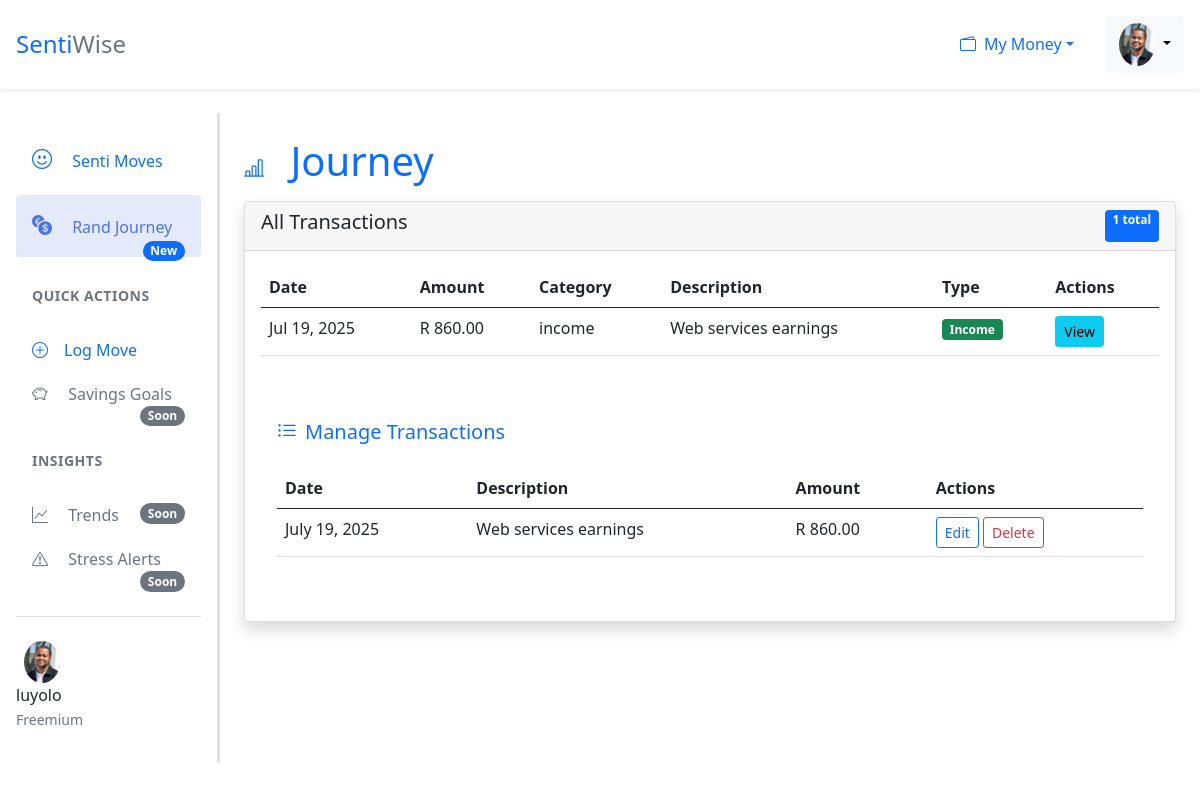
/transactions/list/ (signed in), run on an earlier commit of the app's database.
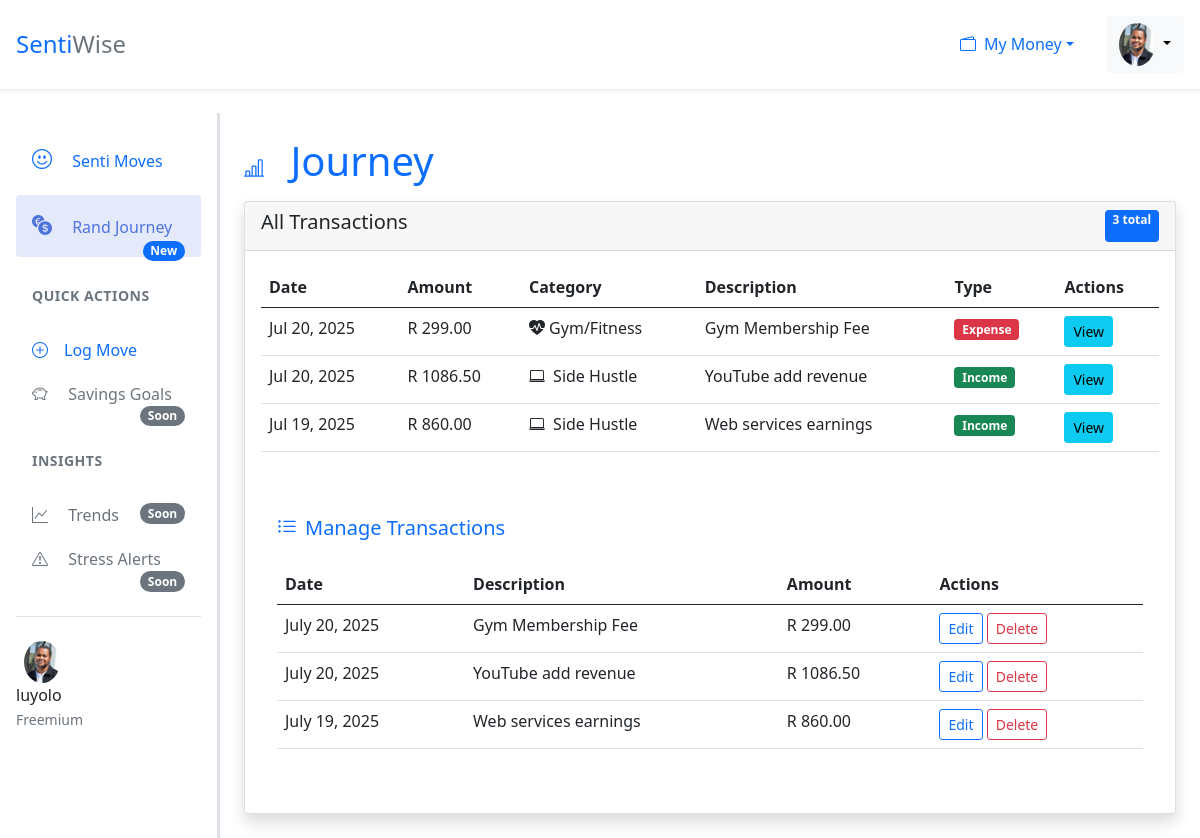
And on a later commit of the database.
### transactions/models.py (models this page shows, shortened)
class Transaction(models.Model):
    TRANSACTION_TYPES = (
        ('income', 'Income'),
        ('expense', 'Expense'),
    )
    user = models.ForeignKey(User, on_delete=models.CASCADE, related_name='transactions')
    amount = models.DecimalField(max_digits=10, decimal_places=2)
    category = models.CharField(max_length=22, choices=Category.DEFAULT_CATEGORIES) # preset categories in form
    date = models.DateField()
    type = models.CharField(max_length=7, choices=TRANSACTION_TYPES)
    description = models.CharField(max_length=255, blank=True)

### transactions/views.py (the view)
# urls.py: path('transactions/list/', transactions_list_page, name='list_transaction'), # Read: list all
@login_required(login_url='login')
def transactions_list_page(request):
    transactions = Transaction.objects.filter(user=request.user).order_by('-date')
    context = {
        'transactions': transactions,
        'total_count': transactions.count(),
        'total_income': sum(t.amount for t in transactions if t.type == 'income'),
        'total_expences': sum(t.amount for t in transactions if t.type == 'expense'),
    }
    return render(request, "transactions/list_transaction.html", context)

### transactions/templates/transactions/list_transaction.html (shortened to what this page needs)
{% extends 'transactions/index.html' %}
{% load crispy_forms_tags %}
{% load static %}
{% block content %}
<div class="d-flex">
    <nav class="tracker-sidebar bg-white p-3 border-end border-secondary-emphasis border-3" style="width: 220px;">
        <ul class="nav flex-column">
        <li class="nav-item">
            <a class="nav-link py-3 px-3 mb-1 rounded" href="{% url 'dashboard' %}" data-bs-toggle="tooltip" title="Dashboard" alt="dashboard">
            <i class="bi bi-emoji-smile me-3 fs-5"></i>
            <span class="fw-medium">Senti Moves</span>
            </a>
        </li>
        <li class="nav-item">
            <a class="nav-link active py-3 px-3 mb-1 rounded" href="{% url 'list_transaction' %}" data-bs-toggle="tooltip" title="Track your income and spending">
            <i class="bi bi-currency-exchange me-3 fs-5"></i>
            <span class="fw-medium">Rand Journey</span>
            <span class="badge bg-primary rounded-pill float-end">New</span>
            </a>
        </li>
        <li class="nav-section-header mt-4 mb-4 px-3 text-uppercase small text-muted fw-bold">Quick Actions</li>
        <li class="nav-item">
            <a class="nav-link py-2 px-3 mb-1 rounded" href="{% url 'add_transaction' %}" data-bs-toggle="tooltip" title="Add transactions" alt="add transactions">
            <i class="bi bi-plus-circle me-3"></i>Log Move
            </a>
        </li>
        <li class="nav-item">
            <a class="nav-link py-2 px-3 mb-1 rounded" href="#">
            <i class="text-muted bi bi-piggy-bank me-3"></i>
            <span class="text-muted">Savings Goals</span>
            <span class="badge bg-secondary rounded-pill float-end">Soon</span>
            </a>
        </li>
        <li class="nav-section-header mt-4 mb-4 px-3 text-uppercase small text-muted fw-bold">Insights</li>
        <li class="nav-item">
            <a class="nav-link py-2 px-3 mb-1 rounded" href="#">
            <i class="text-muted bi bi-graph-up me-3"></i>
            <span class="text-muted">Trends</span>
            <span class="badge bg-secondary rounded-pill float-end">Soon</span>
            </a>
        </li>
        <li class="nav-item">
            <a class="nav-link py-2 px-3 mb-1 rounded" href="#">
            <i class="text-muted bi bi-exclamation-triangle me-3"></i>
            <span class="text-muted">Stress Alerts</span>
            <span class="badge bg-secondary rounded-pill float-end">Soon</span>
            </a>
        </li>
        </ul>
        <br>
        <div class="sidebar-footer mt-auto pt-4 border-top">
        <div class="d-flex align-items-center px-2">
            <img src="{% static 'images/luyolo.jpg' %}" width="36" class="rounded-circle me-2">
        </div>
            <div>
            <div class="fw-medium">{{ request.user }}</div>
            <small class="text-muted">Freemium</small>
            </div>
        </div>
    </nav>
    <main class="tracker-main-content p-4 flex-grow-1">
        <div class="rounded mb-3 text-primary">
            <h1><i class="bi bi-bar-chart-line me-3 fs-5"></i>
                Journey
            </h1>
        </div>
        <div class="card shadow">
            <div class="card-header d-flex justify-content-between">
                <h5>All Transactions</h5>
                <span class="badge bg-primary">{{ total_count }} total</span>
            </div>
            <div class="card-body">
                <table class="table table-hover">
                    <thead>
                        <tr>
                            <th>Date</th>
                            <th>Amount</th>
                            <th>Category</th>
                            <th>Description</th>
                            <th>Type</th>
                            <th>Actions</th>
                        </tr>
                    </thead>
                    <tbody>
                        {% for t in transactions %}
                        <tr>
                            <td>{{ t.date|date:"M d, Y" }}</td>
                            <td>R {{ t.amount }}</td>
                            <td>
                            {% if t.category == 'SALARY' %}
                                <i class="bi bi-briefcase me-1"></i> Work/Salary
                                {% elif t.category == 'SIDE_HUSTLE' %}
                                <i class="bi bi-laptop me-1"></i> Side Hustle
                                {% elif t.category == 'GYM' %}
                                <i class="bi bi-heart-pulse-fill"></i> Gym/Fitness
                                {% else %}
                                {{ category_display|default:t.category }}
                            {% endif %}
                            </td>
                            <td>{{ t.description }}</td>
                            <td>
                                <span class="badge {% if t.type == 'income' %}bg-success{% else %}bg-danger{% endif %}">
                                    {{ t.type|title }}
                                </span>
                            </td>
                            <td>
                                <a href="{% url 'detail_transaction' t.id %}" class="btn btn-sm btn-info">View</a>
                            </td>
                        </tr>
                        {% endfor %}
                    </tbody>
                </table>
            </div>
            <div class="mb-4 p-2 m-2">
                <div class="card-body">
                    <h5  class="card-title text-primary mb-4">
                        <i  class="bi bi-list-ul me-2"></i>Manage Transactions
                    </h5>
                    <table class="table table-hover">
                        <thead>
                            <tr>
                                <th>Date</th>
                                <th>Description</th>
                                <th>Amount</th>
                                <th>Actions</th>
                            </tr>
                        </thead>
                        <tbody>
                            {% for transaction in transactions %}
                            <tr>
                                <td>{{ transaction.date }}</td>
                                <td>{{ transaction.description }}</td>
                                <td>R {{ transaction.amount }}</td>
                                <td>
                                    <a href="{% url 'edit_transaction' transaction.id %}" class="btn btn-sm btn-outline-primary">Edit</a>
                                    <a href="{% url 'delete_transaction' transaction.id %}" class="btn btn-sm btn-outline-danger">Delete</a>
                                </td>
                            </tr>
                            {% empty %}
                            <tr>
                                <td colspan="4" class="text-center text-muted">No transactions found</td>
                            </tr>
                            {% endfor %}
                        </tbody>
                    </table>
                </div>
            </div>
        </div>
    </main>
</div>
{% endblock %}

### transactions/templates/transactions/index.html (shortened to what this page needs)
{% load static %}
<!DOCTYPE html>
<html lang="en">
    <head>
        <link rel="stylesheet" href="https://cdn.jsdelivr.net/npm/bootstrap-icons@1.10.5/font/bootstrap-icons.css">
        <link rel="stylesheet" href="{% static 'css/bootstrap.min.css' %}">
        <link rel="stylesheet" href="https://cdnjs.cloudflare.com/ajax/libs/font-awesome/5.15.3/css/all.min.css">
    </head>
    <body>
        <header class="tracker-header bg-white shadow-sm p-3 mb-4">
            <div class="d-flex justify-content-between align-items-center">
            <div class="d-flex align-items-center">
                <h1 class="m-0 fs-4 text-primary">Senti<span class="text-secondary">Wise</span></h1>
            </div>
            <div class="d-flex align-items-center">
                <li class="nav-item dropdown list-unstyled me-3">
                    <a class="nav-link dropdown-toggle d-flex align-items-center"
                    href="#"
                    id="finDropdown"
                    role="button"
                    data-bs-toggle="dropdown"
                    aria-expended="false">
                    <i class="bi bi-wallet2 me-2"></i>My Money
                    </a>
                </li>
                <div class="dropdown">
                    <button class="btn btn-light dropdown-toggle" data-bs-toggle="dropdown">
                        <img src="{% static 'images/luyolo.jpg' %}" width="36" class="rounded-circle">
                    </button>
                </div>
            </div>
            </div>
        </header>
        {% block content %}{% endblock %}
    </body>
</html>

### transactions/templates/transactions/index.html (style rules this page uses)
.nav-section-header { letter-spacing: 0.5px; }
.nav-link { transition: all 0.2s ease; }
.nav-link.active { background-color: rgba(78, 115, 223, 0.15); color: #4e73df !important; }
.sidebar-footer { padding-bottom: 1rem; }

What changed in the data, as far as the page shows it:
added Transaction: date "Jul 20, 2025", amount "299.00", category "GYM" (drawn), description "Gym Membership Fee", type "Expense"
added Transaction: date "Jul 20, 2025", amount "1086.50", category "SIDE_HUSTLE" (drawn), description "YouTube add revenue", type "Income"
changed Transaction "Jul 19, 2025": category "income" → (not shown); now shows "Side Hustle"
Also different on the page:
{{ total_count }}: "1" → "3"
